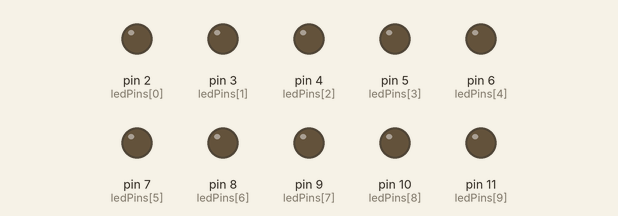
A sketch run on a simulated Arduino Uno, built with avr-gcc and run on an emulated ATmega328P. Shown: output pins drawn as LEDs (lit = HIGH).

Above: at 0.1 s.
At 4.1 s:
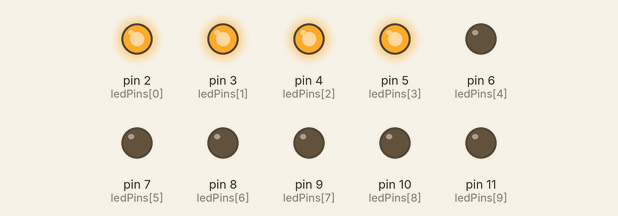
At 9.1 s:
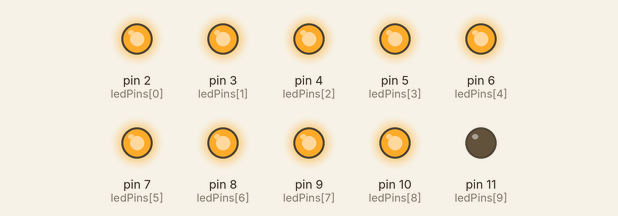
At 19.1 s:
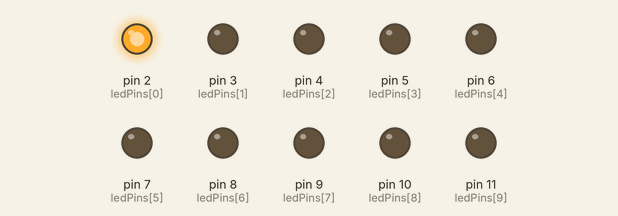
At 29.1 s:
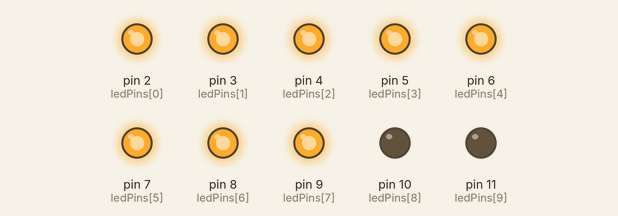
At 39.1 s:
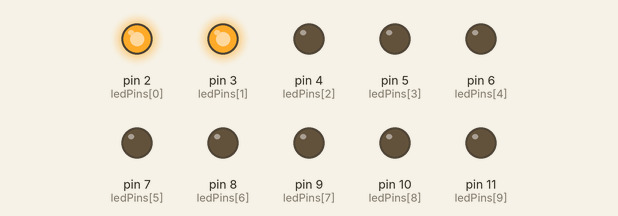
Timing chart, 0 to 40.0 s (numbered marks = the images above):
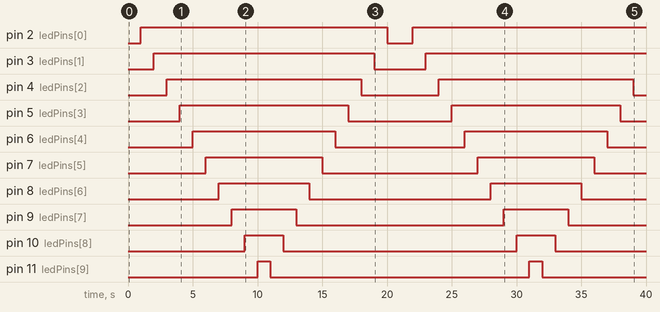

The sketch:

barGraph.ino
```cpp
/*
  LED 막대 그래프(Bar Graph)

  여러개의 LED들을 이용하여 값을 나타내는 예제입니다. 원래는
  가변 저항을 A0에 연결하고 이 값을 읽어들여 막대 그래프와 같이
  표시하였지만, 0에서 LED 숫자까지 올려가면서 LED를 ON하고, LED
  숫자에서 0까지 줄여가면서 OFF하는 것으로 바꿔 보았습니다^^

  LED를 추가할 때는 ledPins[]에 새로 추가한 LED와 연결한 디지털
  핀 값을 넣으면 되며, 반대로 빼낼 때에는 디지털 핀 값을 없애면
  됩니다.

  이 방법을 아날로그 입력 값을 일련의 디지털 출력 값들을 제어하는
  용도로 활용할 수 있습니다.

  회로:
   * LED 10개의 어노드(애노드, anode) 핀들을 각각 디지털 핀 2번에서
     11번까지 연결하고, 각각의 캐소드 핀들을 220Ω 저항들과 연결하여
     GND로 연결합니다.

 2010년 09월 04일 Tom Igoe에 의하여 창작되었으며
 2016년 06월 19일에 수정되었습니다

 이 예제 코드는 공유 저작물입니다.

 http://www.arduino.cc/en/Tutorial/BarGraph
 */

int ledPins[] = {
  2, 3, 4, 5, 6, 7, 8, 9, 10, 11
};   // LED와 연결된 디지털 핀들의 배열

// 상수 값은 변하지 않습니다:
// 막대 그래프에서 사용된 LED 갯 수
const int ledCount = sizeof(ledPins) / sizeof(int);
const int DELAY = 1000; // 1 second


void setup() {
  // LED 핀 배열에 들어 있는 디지털 핀들을 모두 출력 핀 모드로
  // 설정합니다:
  for (int thisLed = 0; thisLed < ledCount; thisLed++) {
    pinMode(ledPins[thisLed], OUTPUT);
  }
}

void loop() {

  // 첫 번째 LED에서 10 번째 LED를 차례로 ON합니다:
  for(int i = 0; i < ledCount; i++) {
    displayBarGraph(i);
  }

  // 10 번째 LED부터 0번째 LED를 차례로 OFF합니다:
  for(int i = ledCount; i >= 0; i--) {
    displayBarGraph(i);
  }
}

void displayBarGraph(int level) {
  for (int thisLed = 0; thisLed < ledCount; thisLed++) {
    // level 값이 LED 핀 배열의 차례(인덱스: index, 혹은 위치: position)
    // 값보다 크면 그 밑에 있는 LED들은 ON:
    if (thisLed < level) {
      digitalWrite(ledPins[thisLed], HIGH);
    }
    // LED 핀 배열의 차례 값보다 작은 LED들은 OFF:
    else {
      digitalWrite(ledPins[thisLed], LOW);
    }
  }
  delay(DELAY);
}
```

Measured:
- by itself, pin 2 (ledPins[0]): LOW → HIGH at 1.0 s, → LOW 19.0 s later, → HIGH 2.0 s later
- by itself, pin 3 (ledPins[1]): LOW → HIGH at 2.0 s, → LOW 17.0 s later, → HIGH 4.0 s later
- by itself, pin 4 (ledPins[2]): alternates HIGH for 15.0 s and LOW for 6.0 s
- by itself, pin 5 (ledPins[3]): alternates HIGH for 13.0 s and LOW for 8.0 s
- by itself, pin 6 (ledPins[4]): alternates HIGH for 11.0 s and LOW for 10.0 s
- by itself, pin 7 (ledPins[5]): alternates HIGH for 9.0 s and LOW for 12.0 s
- by itself, pin 8 (ledPins[6]): alternates HIGH for 7.0 s and LOW for 14.0 s
- by itself, pin 9 (ledPins[7]): alternates HIGH for 5.0 s and LOW for 16.0 s
